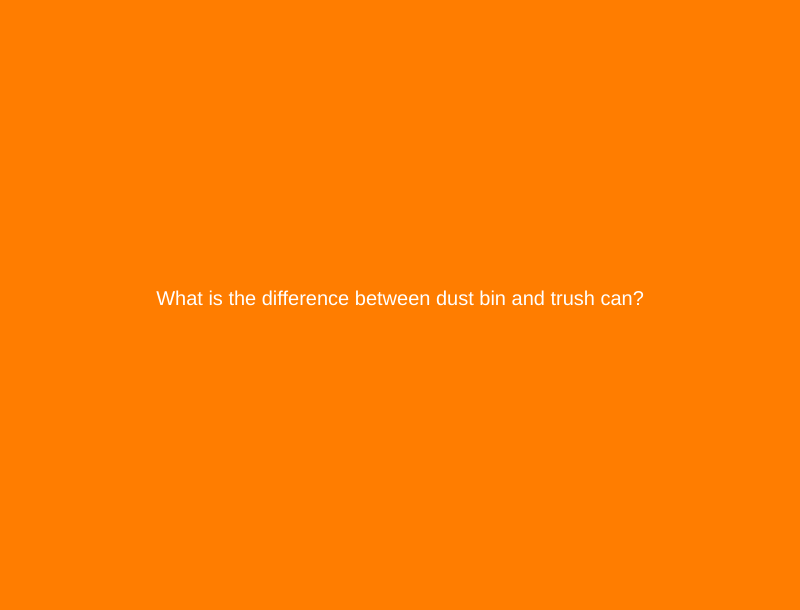
Frame 1 (no input)
Frame 60 (no input): identical to frame 1, image omitted
Frame 120 (the mouse pressed at the canvas centre since frame 60): identical to frame 1, image omitted

The p5.js sketch that drew this single still picture (run headless with seeded random() and noise() and a simulated clock; from frame 60 on, the mouse is pressed at the canvas centre):

// p5.js sketch
// ── sketch.js
let state = 0;

function setup() {
  createCanvas(displayWidth, 610);
  textAlign(CENTER);
  textSize(20);
  fill("white");
}

function draw() {

  switch (state){
    case 0:
      background("#ff7d00");
      text("What is the difference between dust bin and trush can?", width / 2, height / 2);
      
      break;

    case 1:
        background("#78290f");
        text("This is my story on my fisrt time at walmart", width / 2, height / 2); 
  }

}

function mouseReleased(){
  state++;
  if (state > 1) state = 0;
}
